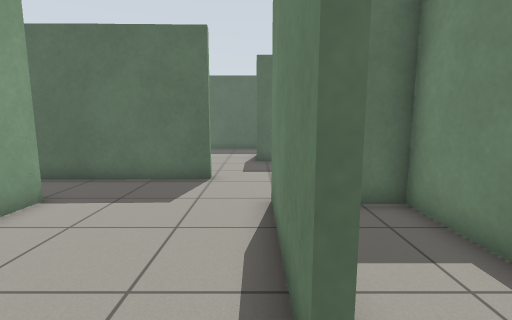
View 1 (above)

17 first-person views from a walk through a Gazebo world. The camera is 0.99 m above the floor, tilts 8° down and sees 85° across. The floor is counted in squares, 0.5 m on a side. Each view is taken from the middle of a square. On the plan, view 1 faces up. The plan holds only what a view shows up to about 16 squares ahead; the rest is blank.

View 2
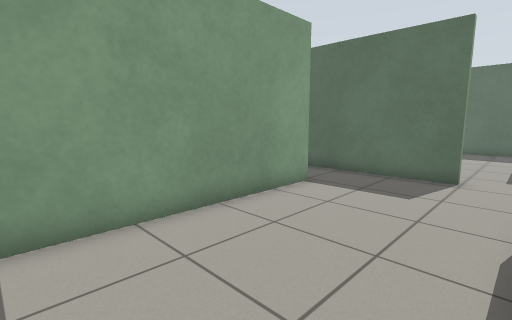

View 3
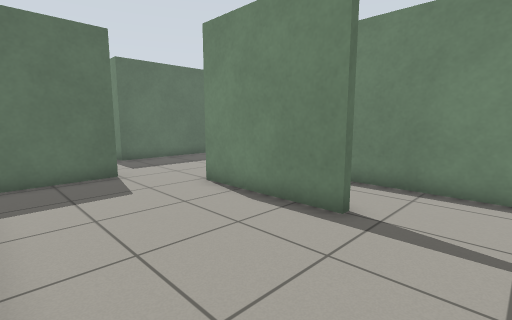

View 4
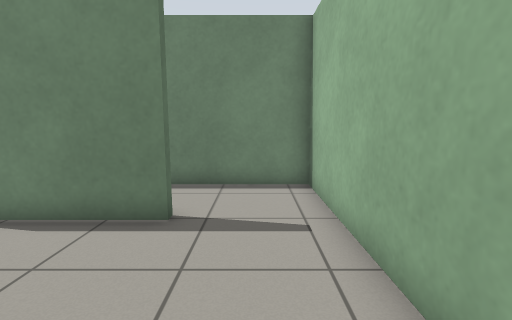

View 5
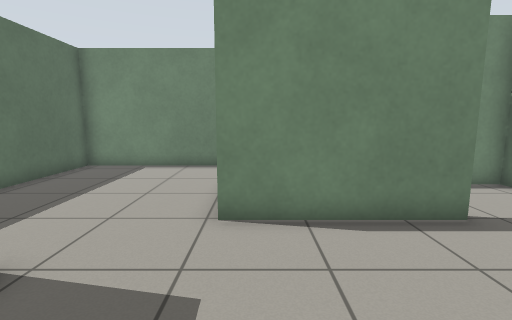

View 6
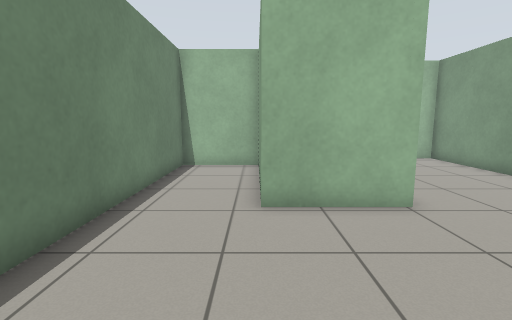

View 7
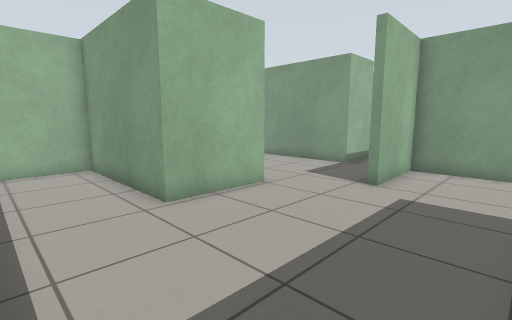

View 8
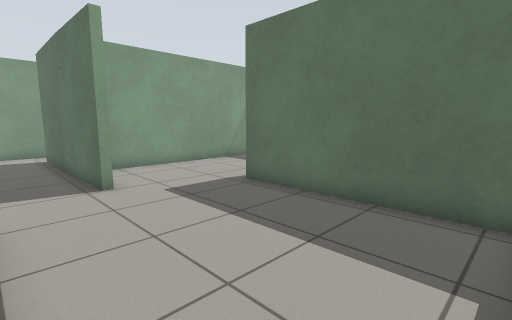

View 9
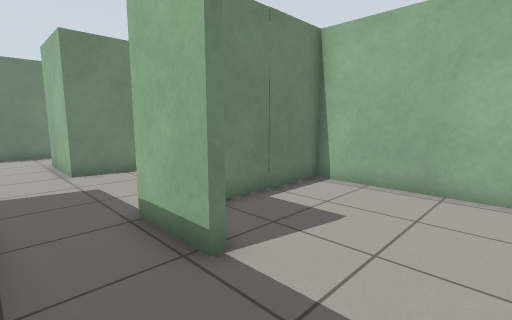

View 10
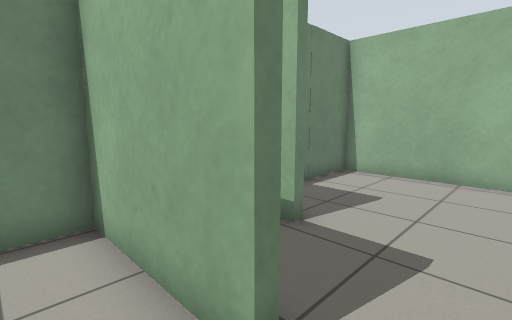

View 11
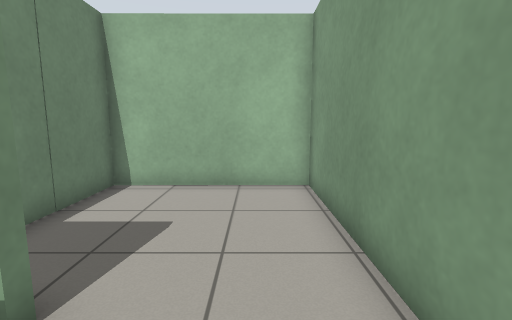

View 12
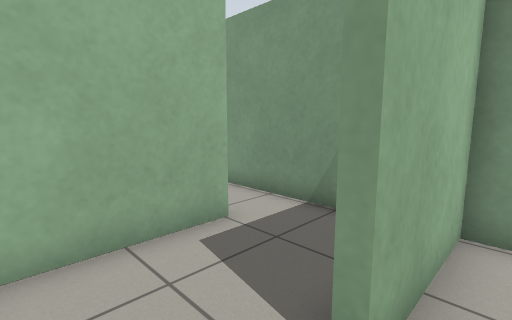

View 13
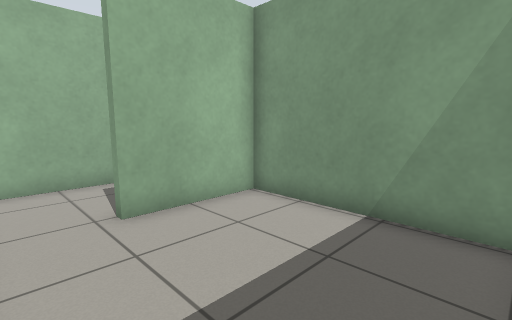

View 14
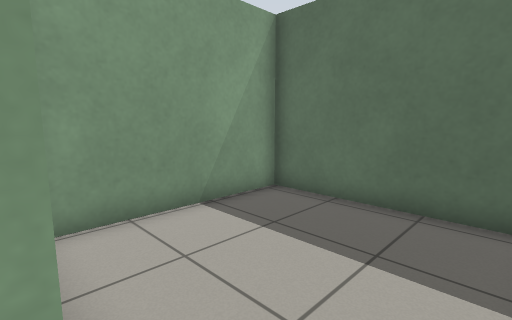

View 15
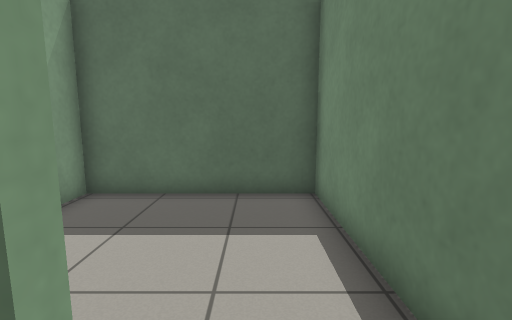

View 16
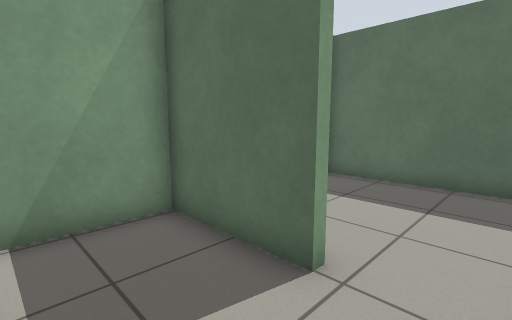

View 17
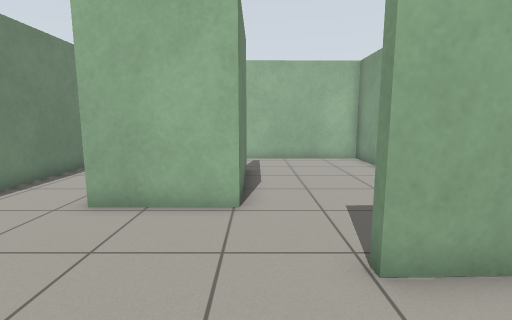

### Floor plan
Ten units are one square. View 1 is at (0, 0); x grows to the right and y downward. Boxes are objects, and circles mark ways between rooms. Rooms are numbered by the first view taken in them; rooms with no view inside come last. Other rooms are left out.
<svg viewBox="-121 -199 199 221">
<path fill="none" stroke="#000" d="M4 -17 4 -68M-53 -68 -53 17 4 17M-16 -94 -55 -93M4 -68 39 -68 39 -6 73 -6 73 -135 0 -135 0 -142M-51 -155 -51 -96 -16 -96 -16 -94M-96 -96 -74 -96M-79 -130 -116 -130 -116 -85M-54 -135 -54 -194 -116 -194 -116 -133 -79 -133 -79 -130M-74 -96 -54 -96 -54 -110M-78 -64 -78 -68 -53 -68M-116 -85 -116 -5 -56 -5 -56 -48M-55 -93 -97 -92M4 17 36 17 36 -65 25 -65"/>
<circle cx="-5" cy="-80" r="3" fill="#2a7"/>
<circle cx="-65" cy="-80" r="3" fill="#2a7"/>
<circle cx="0" cy="0" r="3" fill="#2a7"/>
<circle cx="-85" cy="-110" r="3" fill="#2a7"/>
<circle cx="-105" cy="-90" r="3" fill="#2a7"/>
<circle cx="-65" cy="-130" r="3" fill="#2a7"/>
<text x="-30" y="-30">1</text>
<text x="30" y="-100">2</text>
<text x="-100" y="-110">3</text>
<text x="-80" y="-160">4</text>
<text x="-70" y="-110">5</text>
<text x="-90" y="-50">6</text>
<text x="20" y="-20">7</text>
</svg>
Room 1 opens to room 2. Room 1 opens to room 6. Room 1 opens to room 7. Room 3 opens to room 5. Room 3 opens to room 6. Room 4 opens to room 5.

Where each view was taken, in squares from view 1:
view 1: 0 up, 0 right, facing up
view 2: 1 down, 0 right, facing up-left
view 3: 1 down, 5 left, facing up-right
view 4: 0 up, 5 left, facing right
view 5: 6 up, 5 left, facing right
view 6: 13 up, 4 right, facing down
view 7: 13 up, 7 right, facing down-left
view 8: 7 up, 7 right, facing up-left
view 9: 9 up, 11 left, facing down-right
view 10: 11 up, 11 left, facing down-right
view 11: 9 up, 10 left, facing down
view 12: 14 up, 6 left, facing down-left
view 13: 19 up, 6 left, facing down-left
view 14: 13 up, 6 left, facing up-left
view 15: 12 up, 7 left, facing up
view 16: 10 up, 6 left, facing up-left
view 17: 13 up, 0 right, facing down
